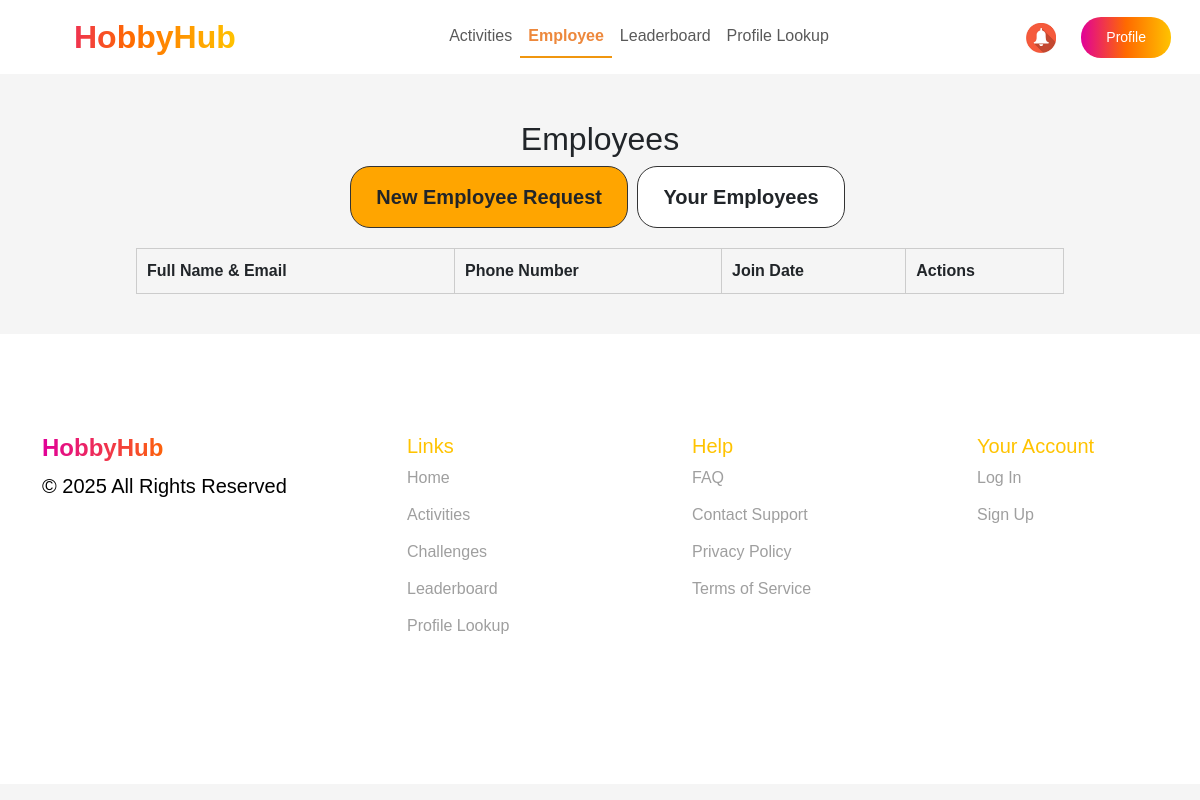
Page /employees/ (signed in) on the earlier database version.
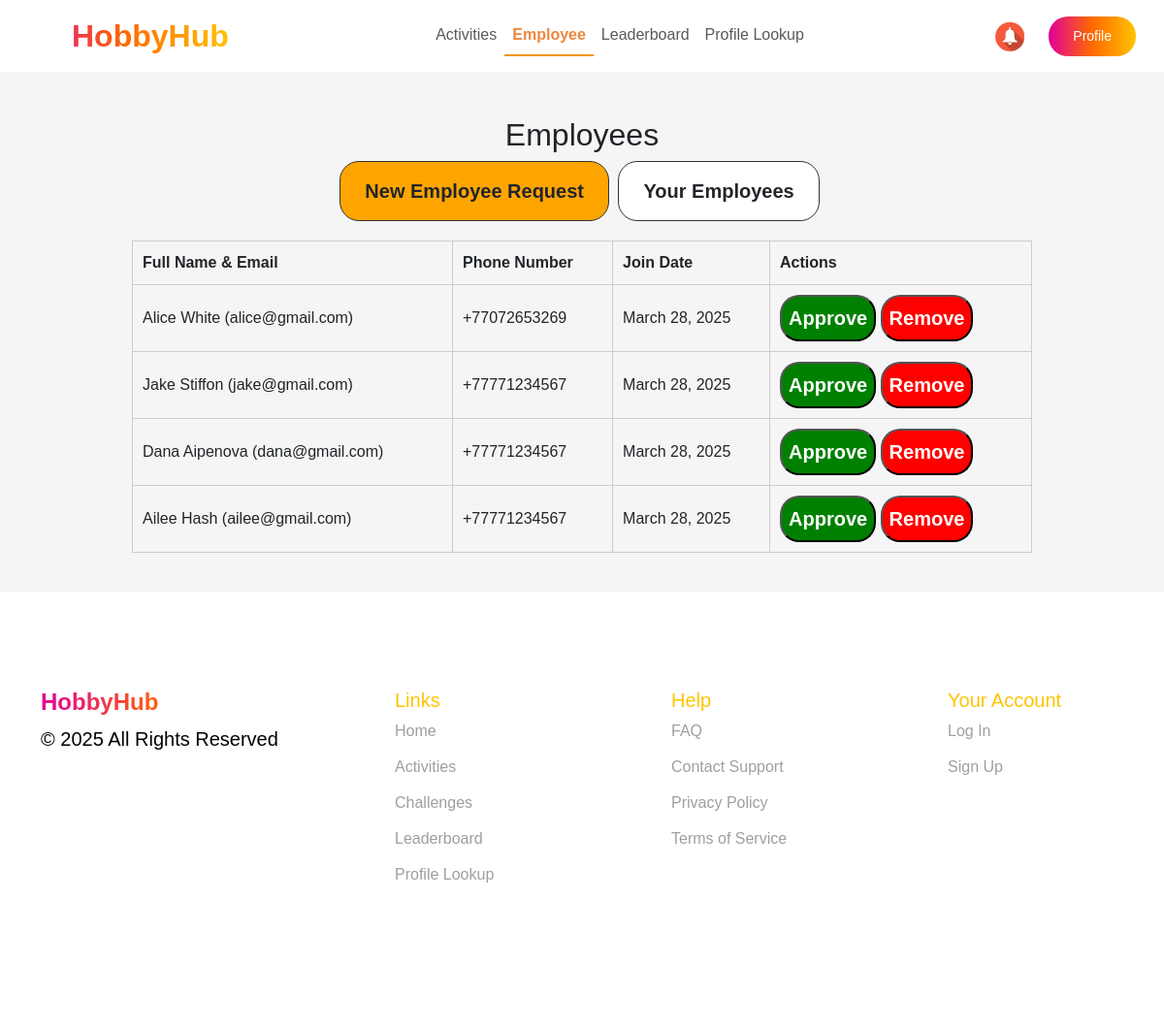
Same page on the later database version.
### events/models.py (models this page shows, shortened)
class Employee(models.Model):
    nickname = models.CharField(max_length=100, primary_key=True, verbose_name="Nickname")
    name = models.CharField(max_length=255, verbose_name="Name")
    last_name = models.CharField(max_length=255, verbose_name="Last Name")
    number = models.CharField(max_length=20, verbose_name="Number")
    join_date = models.DateField(verbose_name="Join Date")
    date_of_birth = models.DateField(null=True, blank=True, verbose_name="Date of Birth")
    receive_sms_notifications = models.BooleanField(default=True, verbose_name="Receive SMS Notifications")
    receive_email_notifications = models.BooleanField(default=True, verbose_name="Receive Email Notifications")
    receive_reminders = models.BooleanField(default=True, verbose_name="Receive Reminders")
    social_id = models.CharField(max_length=255, blank=True, null=True)  # ID из социальной сети
    social_provider = models.CharField(max_length=50, blank=True, null=True)  # Провайдер (Google, Facebook и т.д.)
    company = models.ForeignKey(
        Company,
        to_field='company_id',
        on_delete=models.CASCADE,
        verbose_name="Company"
    )
    gender = models.CharField(max_length=10, choices=[('Male', 'Male'), ('Female', 'Female')], verbose_name="Gender")
    mail = models.EmailField(unique=True, verbose_name="Email")
    password = models.CharField(max_length=255, verbose_name="Password")
    is_approved = models.BooleanField(default=False, verbose_name="Approved")
    profile_photo = models.ImageField(upload_to='profile_photos/', null=True, blank=True, verbose_name="Profile Photo")
    hobbies = models.ManyToManyField(Hobby, blank=True, related_name='employees')
    diamonds = models.IntegerField(default=0, verbose_name="Diamonds")

### events/views.py (the view)
# urls.py: path('employees/', employees, name='employees'),
@role_required("organizer")
def employees(request):
    company_id = request.session.get("company_id")
    if not company_id:
        return redirect("sign_in")
    company = Company.objects.get(id=company_id)
    new_requests = Employee.objects.filter(company=company, is_approved=False)
    approved_employees = Employee.objects.filter(company=company, is_approved=True)
    return render(request, "employees.html", {"new_requests": new_requests, "approved_employees": approved_employees})

### events/views.py (called while the page is built)
def role_required(role):
    def decorator(view_func):
        @wraps(view_func)
        def wrapper(request, *args, **kwargs):
            if role == "employee" and not request.session.get("nickname"):
                return redirect(f"/sign_in/?next={request.get_full_path()}")
            if role == "organizer" and not request.session.get("company_id"):
                return redirect(f"/sign_in/?next={request.get_full_path()}")
            return view_func(request, *args, **kwargs)
        return wrapper
    return decorator

### events/templates/employees.html (shortened to what this page needs)
{% extends "organizer_base.html" %}
    {% load static %}
    {% block extra_css %}
    <link rel="stylesheet" href="{% static 'css/organizer-styles.css' %}">
    <link rel="stylesheet" href="{% static 'css/employees.css' %}">
    <link href="https://fonts.cdnfonts.com/css/gilroy-bold" rel="stylesheet">
    <link rel="stylesheet" href="https://cdn.jsdelivr.net/npm/swiper/swiper-bundle.min.css">
{% endblock %}
{% block content %}
    <section>
        <main style="margin-top:50px; padding-top: 70px;" >
            <h2>Employees</h2>
            <div class="buttons">
                <button id="new-requests-btn" class="btn activeh">New Employee Request</button>
                <button id="your-employees-btn" class="btn">Your Employees</button>
            </div>
            <table id="new-requests-table" class="employees-table ">
                <thead>
                    <tr>
                        <th>Full Name & Email</th>
                        <th>Phone Number</th>
                        <th>Join Date</th>
                        <th>Actions</th>
                    </tr>
                </thead>
                <tbody id="new-requests-body">
                    {% for employee in new_requests %}
                    <tr>
                        <td>{{ employee.name }} {{ employee.last_name }} ({{ employee.mail }})</td>
                        <td>{{ employee.number }}</td>
                        <td>{{ employee.join_date }}</td>
                        <td>
                            <button class="approve-btn" data-nickname="{{ employee.nickname }}">Approve</button>
                            <button class="remove-btn" data-nickname="{{ employee.nickname }}">Remove</button>
                        </td>
                    </tr>
                    {% endfor %}
                </tbody>
            </table>
        </main>
    </section>
{% endblock %}

### events/templates/organizer_base.html (shortened to what this page needs)
<!DOCTYPE html>
<html lang="en">
<head>
    {% load static %}
    <link rel="stylesheet" href="https://cdn.jsdelivr.net/npm/bootstrap@5.3.0/dist/css/bootstrap.min.css">
    <link href="https://fonts.cdnfonts.com/css/gilroy-bold" rel="stylesheet">
    {% block extra_css %}{% endblock %}
</head>
<body>
     <section class="header">
        <nav class="navbar navbar-expand-lg navbar-bold bg-white  px-4 fixed-top">
            <a class="navbar-brand fw-bold gradient-text logo" href="{% url 'organizer_view' %}">HobbyHub</span></a>
            <div class="collapse navbar-collapse justify-content-center" id="navbarNav">
                <ul class="navbar-nav">
                    <li class="nav-item header-text">
                        <a class="nav-link {% if request.path == '/' or request.path == '/activities/' %}active{% endif %}" href="{% url 'activities' %}">Activities</a>
                    </li>
                    <li class="nav-item header-text">
                        <a class="nav-link {% if request.path == '/employees/' %}active{% endif %}" href="{% url 'employees' %}">Employee</a>
                    </li>
                    <li class="nav-item header-text">
                        <a class="nav-link {% if request.path == '/leaderboard_show/' %}active{% endif %}" href="{% url 'leaderboard_show' %}">Leaderboard</a>
                    </li>
                    <li class="nav-item header-text">
                        <a class="nav-link {% if request.path == '/organizer_profile_lookup/' %}active{% endif %}" href="{% url 'organizer_profile_lookup' %}">Profile Lookup</a>
                    </li>
                </ul>
            </div>
            <div class="d-flex">
                <a class="notifications"><img src="{% static 'images/bell.jpg' %}" alt="Notification"></a>
                <button class="btn btn-gradient" ><a href="{% url 'organizer_profile'%}" style="text-decoration: none; color: #fff;">Profile</a></button>
            </div>
        </nav>
    </section>
    {% block content %}{% endblock %}
    <footer class="footer">
        <div class="container">
            <div class="row">
                <div class="col-md-3">
                    <h4 class="fw-bold gradient-text">HobbyHub</h4>
                    <p>© 2025 All Rights Reserved</p>
                </div>
                <div class="col-md-3">
                    <h5>Links</h5>
                    <ul>
                        <li><a href="#">Home</a></li>
                        <li><a href="#">Activities</a></li>
                        <li><a href="#">Challenges</a></li>
                        <li><a href="#">Leaderboard</a></li>
                        <li><a href="#">Profile Lookup</a></li>
                    </ul>
                </div>
                <div class="col-md-3">
                    <h5>Help</h5>
                    <ul>
                        <li><a href="#">FAQ</a></li>
                        <li><a href="#">Contact Support</a></li>
                        <li><a href="#">Privacy Policy</a></li>
                        <li><a href="#">Terms of Service</a></li>
                    </ul>
                </div>
                <div class="col-md-3">
                    <h5>Your Account</h5>
                    <ul>
                        <li><a href="#">Log In</a></li>
                        <li><a href="#">Sign Up</a></li>
                    </ul>
                </div>
            </div>
        </div>
    </footer>
</body>
</html>

### events/static/css/organizer-styles.css (style rules this page uses)
body { font-family: 'Gilroy-Medium', sans-serif; background-color: #F5F5F5; }
body h1, h2, h3, h4,h5,h6, header { font-family: 'Gilroy-Bold', sans-serif; }
p { color: #000000; font-weight: 400; font-size: 20px; }
.header { background-color: gainsboro; }
.gradient-text { background: linear-gradient(90deg, #E10098 0%, #FF6A00 50%, #FFC300 100%); -webkit-background-clip: text; -webkit-text-fill-color: transparent; font-weight: bold; }
.btn-gradient { background: linear-gradient(90deg, #E10098 0%, #FF6A00 50%, #FFC300 100%); color: white; border-radius: 20px; padding: 10px 25px; font-size: 18px; border: none; cursor: pointer; transition: 0.3s; }
.logo { font-size: 2rem; font-weight: bold; padding-left: 50px; }
.footer { height: 450px; background: #FFFFFF; color: black; padding: 100px 0; }
.footer h5 { padding-left: 80px; color: #FFC300; }
.footer ul { list-style: none; display: flex; flex-direction: column; padding-left: 50px; }
.footer ul li { margin-bottom: 13px; }
.footer ul li a { color: #9F9F9F; text-decoration: none; padding-left: 30px; }
.btn { font-size: 14px; margin-right: 5px; }
.notifications img { width:30px; height:30px; margin-right: 25px; margin-top: 6px; }

### events/static/css/employees.css (style rules this page uses)
body { font-family: 'Gilroy-Medium', sans-serif; background-color: #F5F5F5; }
body h1, h2, h3, h4,h5,h6, header { font-family: 'Gilroy-Bold', sans-serif; }
main { text-align: center; padding: 20px; }
.buttons button { padding: 15px 25px; border: none; border-radius: 20px; font-size: 20px; font-weight: bold; cursor: pointer; background-color: white; border: 1px solid #333; }
.activeh { background-color: #FFA500 !important; }
.employees-table { width: 80%; margin: 20px auto; border-collapse: collapse; }
.employees-table th, .employees-table td { border: 1px solid #ccc; padding: 10px; text-align: left; }
.approve-btn { background-color: green; color: white; border-radius: 20px; font-size: 20px; font-weight: bold; cursor: pointer; padding: 7px; }
.remove-btn { background-color: red; color: white; border-radius: 20px; font-size: 20px; font-weight: bold; cursor: pointer; padding: 7px; }

### events/templates/organizer_base.html (style rules this page uses)
.navbar-nav .nav-link.active { font-weight: bold; color: #ed883c !important; border-bottom: 2px solid #f0960f; }

Differences in the rows shown:
added Employee: name "Alice", last_name "White", mail "alice@gmail.com", number "+77072653269", join_date "March 28, 2025"
added Employee: name "Jake", last_name "Stiffon", mail "jake@gmail.com", number "+77771234567", join_date "March 28, 2025"
added Employee: name "Dana", last_name "Aipenova", mail "dana@gmail.com", number "+77771234567", join_date "March 28, 2025"
added Employee: name "Ailee", last_name "Hash", mail "ailee@gmail.com", number "+77771234567", join_date "March 28, 2025"
